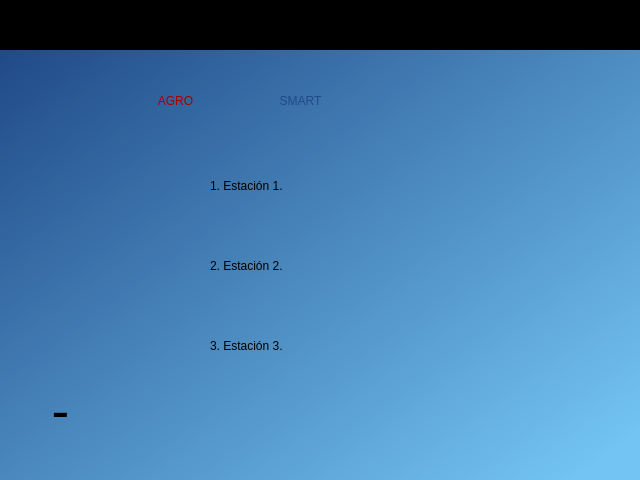
<?xml version="1.0" encoding="UTF-8"?>
<ui version="4.0">
 <class>widget_inicio</class>
 <widget class="QWidget" name="widget_inicio">
  <property name="geometry">
   <rect>
    <x>0</x>
    <y>0</y>
    <width>640</width>
    <height>480</height>
   </rect>
  </property>
  <property name="windowTitle">
   <string>Form</string>
  </property>
  <property name="styleSheet">
   <string notr="true"/>
  </property>
  <widget class="QWidget" name="widget_fecha" native="true">
   <property name="geometry">
    <rect>
     <x>0</x>
     <y>0</y>
     <width>641</width>
     <height>51</height>
    </rect>
   </property>
   <property name="styleSheet">
    <string notr="true">QWidget#widget_fecha{
background-color:rgb(0, 0, 0)}</string>
   </property>
   <widget class="QLabel" name="lbl_hora">
    <property name="geometry">
     <rect>
      <x>20</x>
      <y>10</y>
      <width>151</width>
      <height>21</height>
     </rect>
    </property>
    <property name="styleSheet">
     <string notr="true">font: 57 16pt &quot;Ubuntu&quot;;
color:rgb(238, 238, 236);</string>
    </property>
    <property name="text">
     <string/>
    </property>
   </widget>
   <widget class="QLabel" name="lbl_fecha">
    <property name="geometry">
     <rect>
      <x>460</x>
      <y>10</y>
      <width>161</width>
      <height>21</height>
     </rect>
    </property>
    <property name="styleSheet">
     <string notr="true">font: 57 16pt &quot;Ubuntu&quot;;
color:rgb(238, 238, 236);</string>
    </property>
    <property name="text">
     <string/>
    </property>
   </widget>
  </widget>
  <widget class="QWidget" name="widget_datos" native="true">
   <property name="geometry">
    <rect>
     <x>0</x>
     <y>50</y>
     <width>641</width>
     <height>431</height>
    </rect>
   </property>
   <property name="styleSheet">
    <string notr="true">QWidget#widget_datos{
background-color:qlineargradient(spread:pad, x1:0, y1:0, x2:0.985075, y2:0.903, stop:0 rgba(32, 74, 135, 255), stop:1 rgba(115, 196, 242, 255))
}</string>
   </property>
   <widget class="QLabel" name="label_9">
    <property name="geometry">
     <rect>
      <x>10</x>
      <y>10</y>
      <width>91</width>
      <height>101</height>
     </rect>
    </property>
    <property name="text">
     <string/>
    </property>
    <property name="pixmap">
     <pixmap>../images/logo.png</pixmap>
    </property>
    <property name="scaledContents">
     <bool>true</bool>
    </property>
   </widget>
   <widget class="QLabel" name="label_10">
    <property name="geometry">
     <rect>
      <x>120</x>
      <y>0</y>
      <width>111</width>
      <height>101</height>
     </rect>
    </property>
    <property name="styleSheet">
     <string notr="true">font: 57 italic 32pt &quot;Ubuntu&quot;;
color:rgb(164, 0, 0)</string>
    </property>
    <property name="text">
     <string>AGRO</string>
    </property>
    <property name="alignment">
     <set>Qt::AlignCenter</set>
    </property>
   </widget>
   <widget class="QLabel" name="label_11">
    <property name="geometry">
     <rect>
      <x>230</x>
      <y>0</y>
      <width>141</width>
      <height>101</height>
     </rect>
    </property>
    <property name="styleSheet">
     <string notr="true">font: 57 italic 32pt &quot;Ubuntu&quot;;
color:rgb(32, 74, 135)</string>
    </property>
    <property name="text">
     <string>SMART</string>
    </property>
    <property name="alignment">
     <set>Qt::AlignCenter</set>
    </property>
   </widget>
   <widget class="QLabel" name="label">
    <property name="geometry">
     <rect>
      <x>30</x>
      <y>340</y>
      <width>71</width>
      <height>51</height>
     </rect>
    </property>
    <property name="text">
     <string/>
    </property>
    <property name="pixmap">
     <pixmap>../images/flecha_Atras.png</pixmap>
    </property>
    <property name="scaledContents">
     <bool>true</bool>
    </property>
   </widget>
   <widget class="QLabel" name="label_2">
    <property name="geometry">
     <rect>
      <x>40</x>
      <y>340</y>
      <width>41</width>
      <height>41</height>
     </rect>
    </property>
    <property name="font">
     <font>
      <pointsize>40</pointsize>
     </font>
    </property>
    <property name="text">
     <string>-</string>
    </property>
    <property name="alignment">
     <set>Qt::AlignCenter</set>
    </property>
   </widget>
   <widget class="QLabel" name="lbl_riego_est1">
    <property name="geometry">
     <rect>
      <x>210</x>
      <y>110</y>
      <width>191</width>
      <height>51</height>
     </rect>
    </property>
    <property name="styleSheet">
     <string notr="true">font: 22pt &quot;Ubuntu&quot;;</string>
    </property>
    <property name="text">
     <string>1. Estación 1.</string>
    </property>
   </widget>
   <widget class="QLabel" name="lbl_riego_est3">
    <property name="geometry">
     <rect>
      <x>210</x>
      <y>270</y>
      <width>171</width>
      <height>51</height>
     </rect>
    </property>
    <property name="styleSheet">
     <string notr="true">font: 22pt &quot;Ubuntu&quot;;</string>
    </property>
    <property name="text">
     <string>3. Estación 3.</string>
    </property>
   </widget>
   <widget class="QLabel" name="lbl_riego_est2">
    <property name="geometry">
     <rect>
      <x>210</x>
      <y>190</y>
      <width>561</width>
      <height>51</height>
     </rect>
    </property>
    <property name="styleSheet">
     <string notr="true">font: 22pt &quot;Ubuntu&quot;;</string>
    </property>
    <property name="text">
     <string>2. Estación 2.</string>
    </property>
   </widget>
  </widget>
 </widget>
 <resources/>
 <connections/>
</ui>
